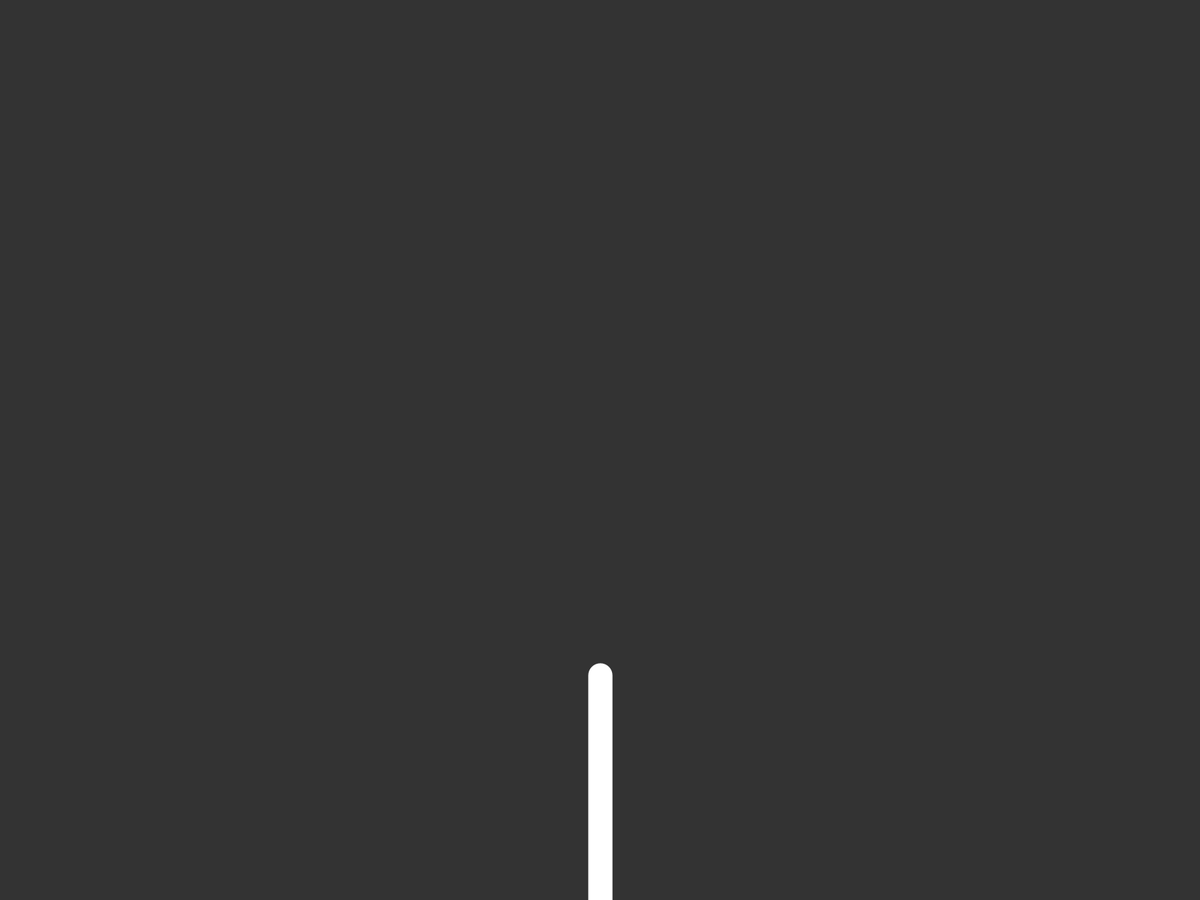
Frame 1 (no input)
Frame 60 (the mouse pressed at the canvas centre just before this capture): identical to frame 1, image omitted
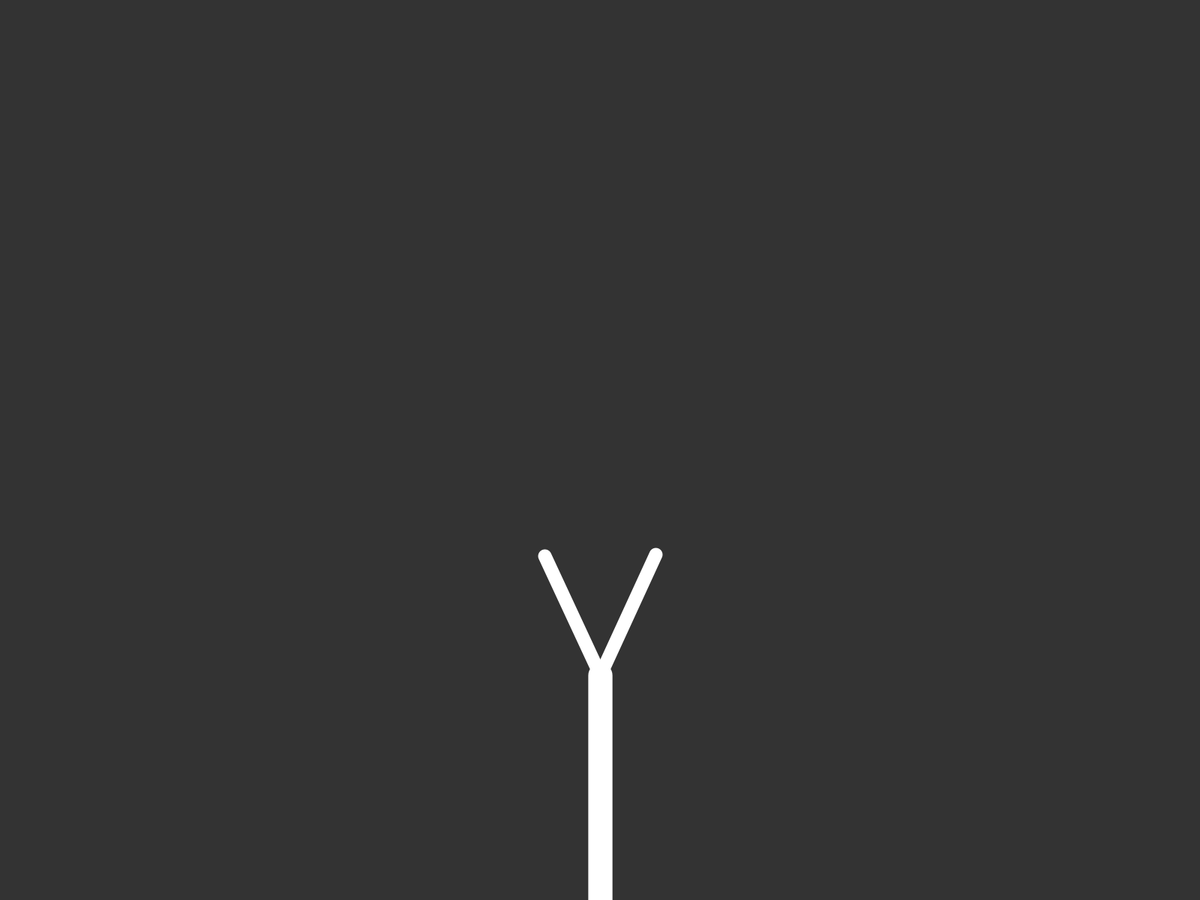
Frame 120 (the mouse held since frame 60 and released just before this capture)

The Processing sketch that drew these frames (run headless with seeded random() and noise(); from frame 60 on, the mouse is pressed at the canvas centre):

// Processing sketch: FractalTree
// ── FractalTree.pde
/* 
 * TODO
 *
 * By Jon Froehlich
 * http://makeabilitylab.io
 *
 * This example is based on:
 *  - The Coding Train Fractal Tree: https://www.youtube.com/watch?v=fcdNSZ9IzJM&t=2s
 *
 * Other inspirations:
 *  - http://gregtatum.com/interactive/2014/recursivity-2-branching/
 *
 * FUTURE IDEAS:
 *  - Add lighting
 *  - Gradient background
 *  - [done] Change width progressively from root to outter branches
 *  - Create wind
 *  - Add a forest
 *  - add purple flowers
 */



int _count = 0;
Branch _tree;

void setup(){
  //size(640, 480);
  fullScreen();
  
  //create root 
  PVector a = new PVector(width / 2, height);
  PVector b = new PVector(width / 2, height - height/4.0);
  _tree = new Branch(null, a, b);
}

void mousePressed(){
  if(_count < 11){
    _tree.addBranchesToEnd();
  }
 
  _count++;  
}

void draw(){
  background(51);
  
  _tree.draw();
}

// ── Branch.pde
class Branch{
  
  public PVector begin;
  public PVector end;
  float thickness;
  Branch parentBranch = null;
  ArrayList<Branch> childrenBranches = new ArrayList<Branch>();
  
  public Branch(Branch parent, PVector begin, PVector end){
    this.parentBranch = parent;
    this.begin = begin;
    this.end = end;
    
    float mag = PVector.sub(end, begin).mag();
    this.thickness = max(1, mag / random(8f, 10f));
    
    println("depth=" + this.getDepth() + " mag = " + mag + " thickness=" + this.thickness);
  }
  
  public void createBranches(){ //TODO, in future take in an int numBranches
    
      PVector dir = PVector.sub(end, begin);
      float angle = 25f; //(500 / (float) width) * 90f;
      // Convert it to radians
      float theta = radians(angle);
      dir.rotate(theta);
      dir.mult(random(0.5, 0.85));
      PVector newEnd = PVector.add(end, dir);
      Branch a = new Branch(this, end, newEnd); 
    
      dir = PVector.sub(end, begin);
      dir.rotate(-theta);
      dir.mult(random(0.5, 0.85));
      newEnd = PVector.add(end, dir);
      Branch b = new Branch(this, end, newEnd);
      
      this.childrenBranches.add(a);
      this.childrenBranches.add(b);
  }
  
  public void addBranchesToEnd(){
    addBranchesToEnd(this);
  }
  
  private void addBranchesToEnd(Branch branch){
    for(Branch childBranch : branch.childrenBranches){
      addBranchesToEnd(childBranch);
    }
    
    if(!branch.hasChildren()){
      branch.createBranches();
    }
  }
  
  public boolean hasChildren(){
    return childrenBranches.size() > 0;
  }
  
  public Branch getParent(){
    return this.parentBranch;  
  }
  
  public int getDepth(){
    int depth = 0;
    Branch parent = this.parentBranch;
    while(parent != null){   
      parent = parent.getParent();
      depth++;
    }
    return depth;
  }
  
  public void draw(){
    //stroke(255);
    //line(this.begin.x, this.begin.y, this.end.x, this.end.y);  
    draw(this);
  }
  
  private void draw(Branch branch){
    for(Branch childBranch : branch.childrenBranches){
      draw(childBranch);
    }
    stroke(255);
  
    PVector dir = PVector.sub(branch.end, branch.begin);
    
    //println("depth=" + branch.getDepth() + " mag = " + branch.end.mag() + "mag2 = " + dir.mag());
    //println("strokeWidth = " + strokeWidth);
    strokeWeight(branch.thickness);
    line(branch.begin.x, branch.begin.y, branch.end.x, branch.end.y); 
    
    //if(branch.getDepth() > 6){
    //  float leafWidth = random(2,12);
    //  float leafHeight = random(2,12);
    //  ellipse(branch.end.x, branch.end.y,leafWidth,leafHeight);
    //}
  }
  
}

// ── Leaf.pde

class Leaf{
  
}
